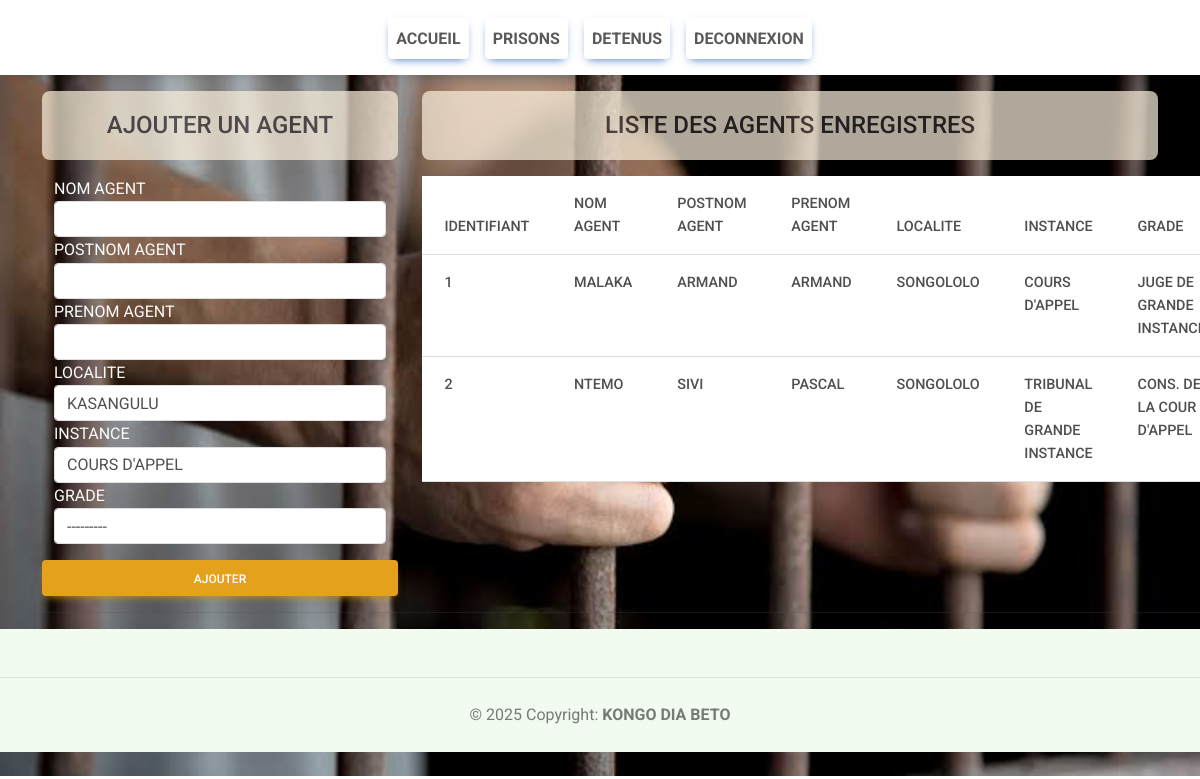
The app's page /Prison/agent with its own data.
### PRISON/models.py (models this page shows, shortened)
class Agent(models.Model):
    gra = [
        ("PRES. DE LA COUR D'APPEL", "PRES. DE LA COUR D'APPEL"),
        ("CONS. DE LA COUR D'APPEL", "CONS. DE LA COUR D'APPEL"),
        ("JUGE DE GRANDE INSTANCE", "JUGE DE GRANDE INSTANCE"),
        ("JUGE DE PAIX", "JUGE DE PAIX"),
        ("PROC. GEN. PRE LA COUR D'APPEL", "PROC. GEN. PRE LA COUR D'APPEL"),
        ("PROC. DE LA REP. PRE LE T.G.I", "PROC. DE LA REP. PRE LE T.G.I"),
        ("PROC. DE PAIX", "PROCUREUR DE PAIX"),
        ("MAGISTRAT ADMINISTRATIF", "MAGISTRAT ADMINISTRATIF"),
    ]
    nom_Agent = models.CharField(max_length=15)
    postnom_Agent = models.CharField(max_length=15)
    prenom_Agent = models.CharField(max_length=15)
    localite = models.ForeignKey(Territoire, on_delete=models.CASCADE, default=1)
    instance = models.ForeignKey(Instance, on_delete=models.CASCADE, default=1)
    grade = models.CharField(max_length=50, choices=gra)

class Territoire(models.Model):
    TER = [
        ("KASANGULU", "KASANGULU"),
        ("MADIMBA", "MADIMBA"),
        ("LUKULA", "LUKULA"),
        ("MBANZA-NGUNGU", "MBANZA-NGUNGU"),
        ("SONGOLOLO", "SONGOLOLO"),
        ("LUOZI", "LUOZI"),
        ("KIMVULA", "KIMVULA"),
        ("SEKEBANZA", "SEKEBANZA"),
        ("TSHELA", "TSHELA"),
        ("MOANDA", "MOANDA"),
        ("MATADI", "MATADI"),
        ("BOMA", "BOMA"),
    ]
    nom = models.CharField(max_length=20, choices=TER)
    def __str__(self):
        return self.nom

class Instance(models.Model):
    Inst = [
    ("COURS D'APPEL", "COURS D'APPEL"),
    ("TRIBUNAL DE GRANDE INSTANCE", "TRIBUNAL DE GRANDE INSTANCE"),
    ("TRIBUNAL DE PAIX", "TRIBUNAL DE PAIX"),
    ("PARQUET PRE LA COUR D'APPEL", "PARUET PRE LA COUR D'APPEL"),
    ("PARQUET PRE LE TRIBUNAL DE GRANDE INSTANCE", "PARQUET PRE LE TRIBUNAL DE GRANDE INSTANCE"),
    ("PARQUE PRE LE TRIBUNAL DE PAIX", "PARQUE PRE LE TRIBUNAL DE PAIX")
]
    libelle_Instance = models.CharField(max_length=50, choices=Inst, default="COURS D'APPEL")
    def __str__(self):
        return self.libelle_Instance

### PRISON/views.py (the view)
# urls.py: path('agent', views.ajout_agent, name='ajout_agent'),
def ajout_agent(request):
    if request.method == 'POST':
        AG = Enregistement_Agent(request.POST)
        if AG.is_valid():
            AG.save()
            return redirect('ajout_agent')
    else:
        AG = Enregistement_Agent()
        LAG = Agent.objects.all()
        return render (request, 'Detenu/agent.html', {'agent': AG, 'LAG': LAG})

### PRISON/forms.py
class Enregistement_Agent(forms.ModelForm):
    class Meta:
        model = Agent
        fields = ['id', 'nom_Agent', 'postnom_Agent', 'prenom_Agent', 'localite', 'instance', 'grade']
        widgets = {
            'nom_Agent': forms.TextInput(attrs={'class': 'form-control'}),
            'postnom_Agent': forms.TextInput(attrs={'class': 'form-control'}),
            'prenom_Agent': forms.TextInput(attrs={'class': 'form-control'}),
            'localite': forms.Select(attrs={'class': 'form-control'}),
            'instance': forms.Select(attrs={'class': 'form-control'}),
            'grade': forms.Select(attrs={'class': 'form-control'}),
            }

### templates/Detenu/agent.html (shortened to what this page needs)
{% extends 'Detenu/base.html' %}
{% load static %}
{% block content %}
<body>
    <link rel="stylesheet" href="{% static 'css/stylePrison.css'%}">
<div class="container mt-3">
    <div class="row">
        <div class="col-md-4">
            <h4 class="text-center alert alert alert-warning text-dark opacity-70">AJOUTER UN AGENT</h4>
            <form action="{% url 'ajout_agent' %}" method="POST" class="row text-uppercase mx-auto text-light">
                <div>{{ agent.nom_Agent.label }}</div>
                <div>{{ agent.nom_Agent }}</div>
                <div>{{ agent.postnom_Agent.label }}</div>
                <div>{{ agent.postnom_Agent }}</div>
                <div>{{ agent.prenom_Agent.label }}</div>
                <div>{{ agent.prenom_Agent }}</div>
                <div>{{ agent.localite.label }}</div>
                <div>{{ agent.localite }}</div>
                <div>{{ agent.instance.label }}</div>
                <div>{{ agent.instance }}</div>
                <div>{{ agent.grade.label }}</div>
                <div>{{ agent.grade }}</div>
                <input type="submit" class="btn btn-warning mt-3" value="AJOUTER">
            </form>
        </div>
        <div class="col-md-8">
            <h4 class="text-center alert alert alert-warning text-dark opacity-70">LISTE DES AGENTS ENREGISTRES</h4>
            {% if LAG %}
            <table class="mx-auto table table-hover">
                <thead>
                    <tr>
                        <th scope="col">IDENTIFIANT</th>
                        <th scope="col">NOM AGENT</th>
                        <th scope="col">POSTNOM AGENT</th>
                        <th scope="col">PRENOM AGENT</th>
                        <th scope="col">LOCALITE</Label></th>
                        <th scope="col">INSTANCE</th>
                        <th scope="col">GRADE</th>
                    </tr>
                </thead>
                <tbody>
                    {% for Agent in LAG %}
                    <tr>
                        <th scope="row">{{ Agent.id }}</th>
                        <th scope="row">{{ Agent.nom_Agent }}</th>
                        <th scope="row">{{ Agent.postnom_Agent }}</th>
                        <th scope="row">{{ Agent.prenom_Agent }}</th>
                        <th scope="row">{{ Agent.localite }}</th>
                        <th scope="row">{{ Agent.instance }}</th>
                        <th scope="row">{{ Agent.grade }}</th>
                    </tr>
                    {% endfor %}
                </tbody>
            </table>
            {% else %}
            <h4 class="text-center alert alert alert-warning text-dark opacity-70">PAS D'ENREGISTRMENT</h4>
            {% endif %}
        </div>
    </div>
</div>
</body><hr>
{% endblock content %}

### DETENUS/static/css/style.css (style rules this page uses)
body { background-image: url('../img/6.jpeg'); background-color: rgb(255, 255, 255); background-size: 100%; background-position: none; background-repeat: no-repeat; }

### DETENUS/static/css/stylePrison.css (style rules this page uses)
body { background-image: url('../img/1.jpeg'); background-size: 100%; background-position: center; }

### records on screen
Agent: id "1", nom_Agent "MALAKA", postnom_Agent "ARMAND", prenom_Agent "ARMAND", localite "SONGOLOLO", instance "COURS D'APPEL", grade "JUGE DE GRANDE…"
Agent: id "2", nom_Agent "NTEMO", postnom_Agent "SIVI", prenom_Agent "PASCAL", localite "SONGOLOLO", instance "TRIBUNAL DE GRANDE INSTANCE", grade "CONS. DE LA COUR D'APPEL"

### other values on screen
{{ agent.nom_Agent.label }} "NOM AGENT"
{{ agent.postnom_Agent.label }} "POSTNOM AGENT"
{{ agent.prenom_Agent.label }} "PRENOM AGENT"
{{ agent.localite.label }} "LOCALITE"
{{ agent.instance.label }} "INSTANCE"
{{ agent.grade.label }} "GRADE"
